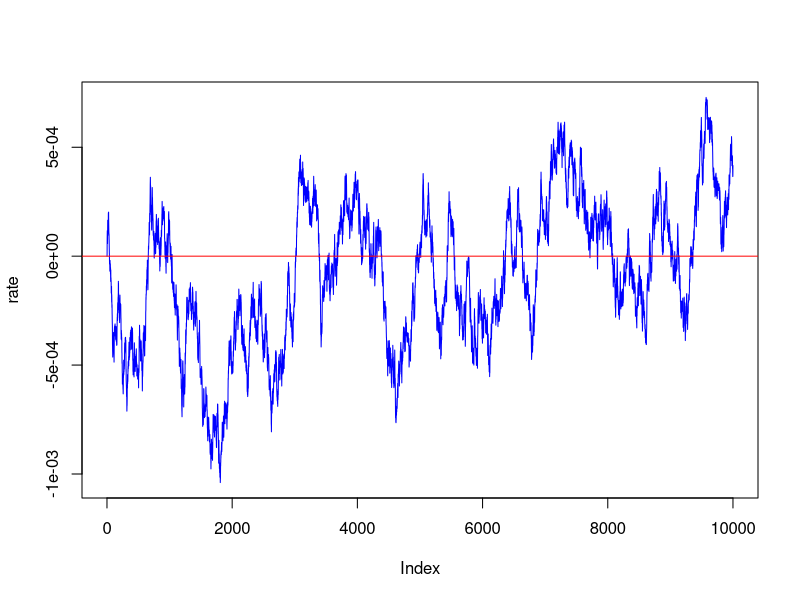
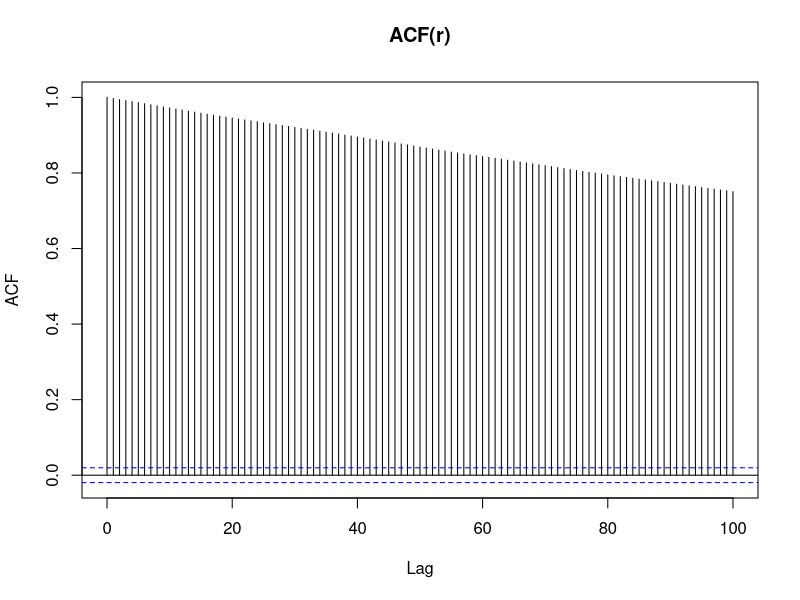

Generate these figures, in order, with R:
# exp-OU compounding process started at zero

n <- 10000 # no time steps
tau <- 0.01 # time step
gamma <- 0.1 # mean reversion
sigma <- 0.01 # volatility

rho <- 0.025
offset <- 0.025

dG <- sigma^2/(2*gamma)*(1-exp(-2*gamma*tau))
varZinfty <- sigma^2/(2*gamma) # stationary OU process variance
beta <- exp(-gamma*tau)
volinfty=sqrt(varZinfty)
volinfty

varZ <- function(t){
  
  x <- varZinfty*(1-exp(-2*gamma*tau*t))
  return(x)
}

# Generate random normals N(0,sqrt(dG))
e <- rnorm(n, mean=0, sd=sqrt(dG))

rate = numeric(n)
Z = numeric(n)

Z1 = 0  #rnorm(1,0,sqrt(varZ))

Z[1] = Z1
rate[1] = (rho*exp(Z1 - 0.5*varZ(1))-offset)/(1+offset)

for(i in 2:n) {
  Z[i]= beta*Z[i-1] + e[i]
  rate[i] = (rho*exp(Z[i] - 0.5*varZ(i))-offset)/(1+offset)
}

head(rate)
plot(rate, type="l", col="blue")
abline(h=0, col="red")

acf(rate,type="correlation", lag.max=100, main="ACF(r)")
